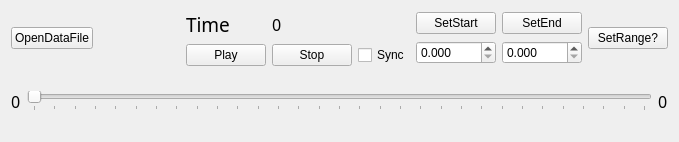
<?xml version="1.0" encoding="UTF-8"?>
<ui version="4.0">
 <class>sdpPlayerWidget</class>
 <widget class="QWidget" name="sdpPlayerWidget">
  <property name="geometry">
   <rect>
    <x>0</x>
    <y>0</y>
    <width>679</width>
    <height>142</height>
   </rect>
  </property>
  <property name="windowTitle">
   <string>Form</string>
  </property>
  <layout class="QVBoxLayout" name="verticalLayout_2">
   <item>
    <layout class="QVBoxLayout" name="verticalLayout">
     <item>
      <layout class="QHBoxLayout" name="horizontalLayout_3">
       <item>
        <widget class="QPushButton" name="OpenFileButton">
         <property name="text">
          <string>OpenDataFile</string>
         </property>
        </widget>
       </item>
       <item>
        <spacer name="horizontalSpacer">
         <property name="orientation">
          <enum>Qt::Horizontal</enum>
         </property>
         <property name="sizeHint" stdset="0">
          <size>
           <width>40</width>
           <height>20</height>
          </size>
         </property>
        </spacer>
       </item>
       <item>
        <layout class="QGridLayout" name="gridLayout_2">
         <item row="1" column="0">
          <widget class="QPushButton" name="PlayButton">
           <property name="text">
            <string>Play</string>
           </property>
          </widget>
         </item>
         <item row="1" column="1">
          <widget class="QPushButton" name="StopButton">
           <property name="text">
            <string>Stop</string>
           </property>
          </widget>
         </item>
         <item row="1" column="2">
          <widget class="QCheckBox" name="SyncCheck">
           <property name="enabled">
            <bool>true</bool>
           </property>
           <property name="text">
            <string>Sync</string>
           </property>
           <property name="checked">
            <bool>false</bool>
           </property>
          </widget>
         </item>
         <item row="0" column="1">
          <widget class="QLabel" name="TimeLabel">
           <property name="font">
            <font>
             <family>AlArabiya</family>
             <pointsize>12</pointsize>
            </font>
           </property>
           <property name="text">
            <string>0</string>
           </property>
          </widget>
         </item>
         <item row="0" column="0">
          <widget class="QLabel" name="label_4">
           <property name="font">
            <font>
             <family>AlArabiya</family>
             <pointsize>14</pointsize>
            </font>
           </property>
           <property name="layoutDirection">
            <enum>Qt::LeftToRight</enum>
           </property>
           <property name="text">
            <string>Time</string>
           </property>
          </widget>
         </item>
        </layout>
       </item>
       <item>
        <layout class="QHBoxLayout" name="horizontalLayout_2">
         <item>
          <layout class="QGridLayout" name="gridLayout">
           <item row="1" column="1">
            <widget class="QDoubleSpinBox" name="SaveEndSpin">
             <property name="decimals">
              <number>3</number>
             </property>
            </widget>
           </item>
           <item row="0" column="0">
            <widget class="QPushButton" name="SetSaveStartButton">
             <property name="text">
              <string>SetStart</string>
             </property>
            </widget>
           </item>
           <item row="0" column="1">
            <widget class="QPushButton" name="SetSaveEndButton">
             <property name="text">
              <string>SetEnd</string>
             </property>
            </widget>
           </item>
           <item row="1" column="0">
            <widget class="QDoubleSpinBox" name="SaveStartSpin">
             <property name="decimals">
              <number>3</number>
             </property>
            </widget>
           </item>
          </layout>
         </item>
        </layout>
       </item>
       <item>
        <widget class="QPushButton" name="SaveButton">
         <property name="text">
          <string>SetRange?</string>
         </property>
        </widget>
       </item>
      </layout>
     </item>
     <item>
      <layout class="QHBoxLayout" name="horizontalLayout">
       <item>
        <widget class="QLabel" name="TimeStartLabel">
         <property name="font">
          <font>
           <family>AlArabiya</family>
           <pointsize>12</pointsize>
          </font>
         </property>
         <property name="text">
          <string>0</string>
         </property>
        </widget>
       </item>
       <item>
        <widget class="QSlider" name="TimeSlider">
         <property name="minimum">
          <number>0</number>
         </property>
         <property name="maximum">
          <number>300</number>
         </property>
         <property name="orientation">
          <enum>Qt::Horizontal</enum>
         </property>
         <property name="tickPosition">
          <enum>QSlider::TicksBelow</enum>
         </property>
         <property name="tickInterval">
          <number>10</number>
         </property>
        </widget>
       </item>
       <item>
        <widget class="QLabel" name="TimeEndLabel">
         <property name="font">
          <font>
           <family>AlArabiya</family>
           <pointsize>12</pointsize>
          </font>
         </property>
         <property name="text">
          <string>0</string>
         </property>
        </widget>
       </item>
      </layout>
     </item>
    </layout>
   </item>
  </layout>
 </widget>
 <resources/>
 <connections/>
</ui>
